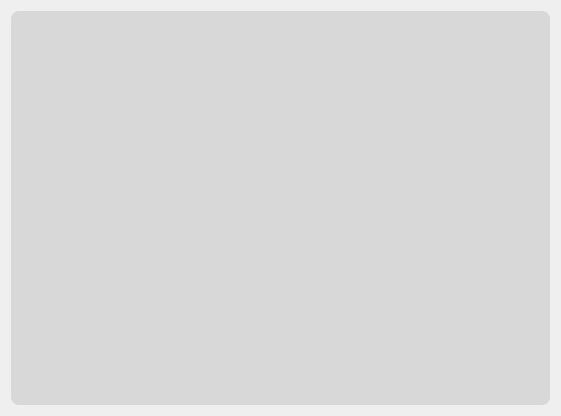
<?xml version="1.0" encoding="UTF-8"?>
<ui version="4.0">
 <class>Dialog</class>
 <widget class="QDialog" name="Dialog">
  <property name="geometry">
   <rect>
    <x>0</x>
    <y>0</y>
    <width>561</width>
    <height>416</height>
   </rect>
  </property>
  <property name="windowTitle">
   <string>Dialog</string>
  </property>
  <layout class="QHBoxLayout" name="horizontalLayout">
   <item>
    <widget class="QListWidget" name="listWidget">
     <property name="styleSheet">
      <string notr="true">#listWidget {
	background-color:rgba(0, 0, 0, 0.1);
	border:none;
	border-radius:8px;
}
</string>
     </property>
     <property name="autoScroll">
      <bool>false</bool>
     </property>
     <property name="movement">
      <enum>QListView::Static</enum>
     </property>
     <property name="resizeMode">
      <enum>QListView::Adjust</enum>
     </property>
     <property name="viewMode">
      <enum>QListView::IconMode</enum>
     </property>
    </widget>
   </item>
  </layout>
 </widget>
 <resources>
  <include location="../resource/resource.qrc"/>
 </resources>
 <connections/>
</ui>
